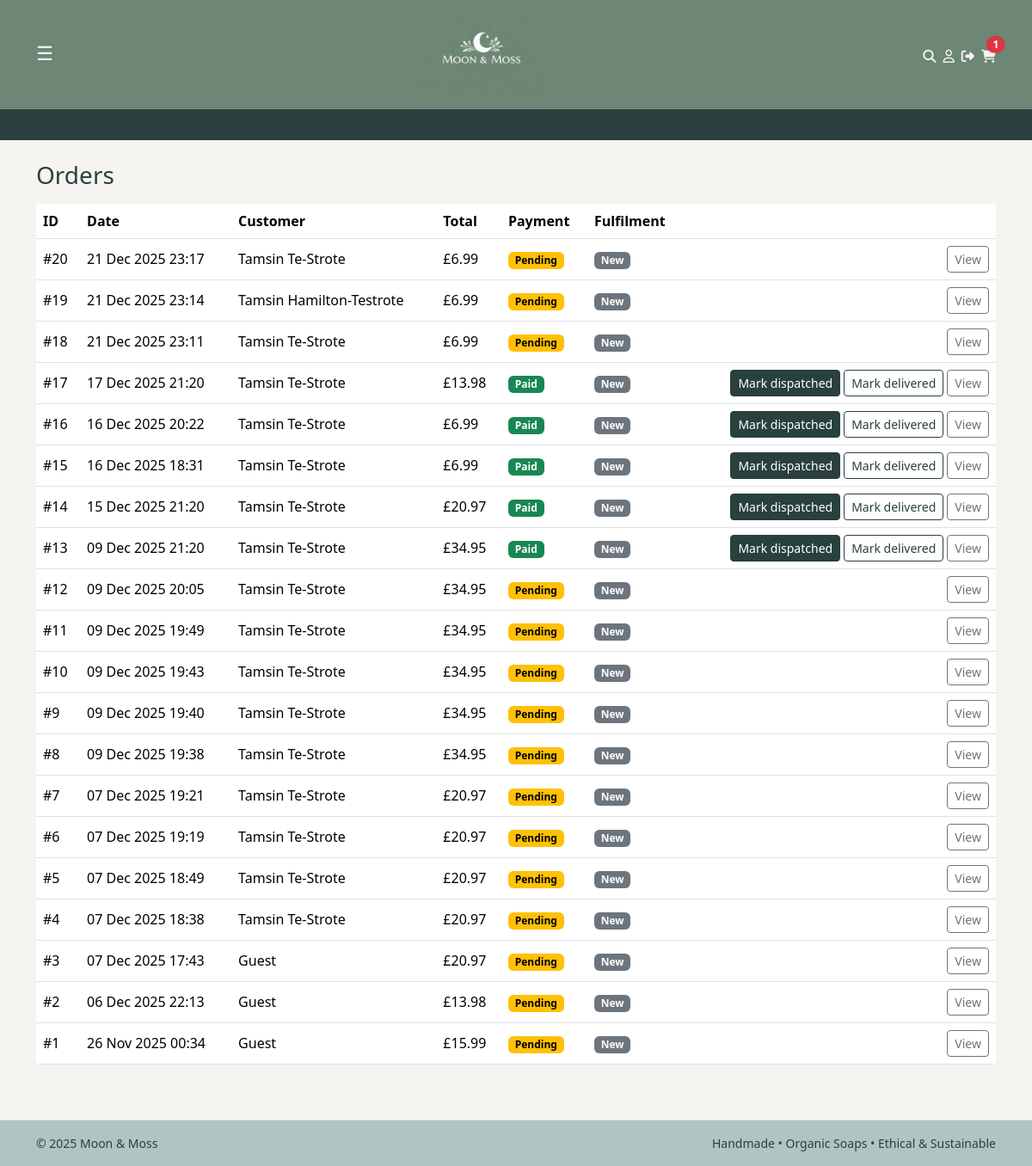
/owner/orders/ (signed in), run on the app's committed database.
### checkout/models.py (models this page shows, shortened)
class Order(models.Model):
    PENDING = "PENDING"
    PAID = "PAID"
    FAILED = "FAILED"
    NEW = "NEW"
    DISPATCHED = "DISPATCHED"
    DELIVERED = "DELIVERED"
    CANCELLED = "CANCELLED"
    STATUS_CHOICES = [
        (PENDING, "Pending"),
        (PAID, "Paid"),
        (FAILED, "Failed"),
    ]
    FULFILMENT_CHOICES = [
        (NEW, "New"),
        (DISPATCHED, "Dispatched"),
        (DELIVERED, "Delivered"),
        (CANCELLED, "Cancelled"),
    ]
    user = models.ForeignKey(
        settings.AUTH_USER_MODEL,
        on_delete=models.SET_NULL,
        null=True,
        blank=True,
        related_name="orders",
    )
    full_name = models.CharField(max_length=100, blank=True)
    email = models.EmailField(blank=True)
    address_line1 = models.CharField(max_length=255, blank=True)
    address_line2 = models.CharField(max_length=255, blank=True)
    city = models.CharField(max_length=100, blank=True)
    postcode = models.CharField(max_length=20, blank=True)
    status = models.CharField(
        max_length=10,
        choices=STATUS_CHOICES,
        default=PENDING,
    )
    total = models.DecimalField(max_digits=8, decimal_places=2)
    stripe_session_id = models.CharField(max_length=255, blank=True)
    created_at = models.DateTimeField(auto_now_add=True)
    stock_deducted = models.BooleanField(default=False)
    fulfilment_status = models.CharField(
        max_length=12,
        choices=FULFILMENT_CHOICES,
        default=NEW,
    )
    dispatched_at = models.DateTimeField(null=True, blank=True)
    delivered_at = models.DateTimeField(null=True, blank=True)
    cancelled_at = models.DateTimeField(null=True, blank=True)

### owner/views.py (the view)
# urls.py: path("orders/", views.my_orders, name="my_orders"),
@staff_member_required
def orders(request):
    qs = Order.objects.all().order_by("-created_at")
    return render(request, "owner/orders.html", {"orders": qs})

### cart/context_processors.py (called while the page is built)
def cart_count(request):
    cart = get_or_create_cart(request)
    try:
        count = sum(i.qty for i in cart.items.all())
    except Exception:
        count = 0
    return {"cart_count": count}

### cart/utils.py (called while the page is built)
def get_or_create_cart(request):
    if not request.session.session_key:
        request.session.create()
    request.session.set_expiry(60 * 60 * 24 * 14)
    session_key = request.session.session_key
    if request.user.is_authenticated:
        cart, _ = Cart.objects.get_or_create(
            user=request.user,
            defaults={"session_key": session_key},
        )
    else:
        cart, _ = Cart.objects.get_or_create(
            user=None,
            session_key=session_key,
        )
    return cart

### owner/templates/owner/orders.html (shortened to what this page needs)
{% extends "base.html" %}
{% block content %}
<h1 class="h3 mb-3">Orders</h1>
<div class="table-responsive">
  <table class="table align-middle">
    <thead>
      <tr>
        <th>ID</th>
        <th>Date</th>
        <th>Customer</th>
        <th>Total</th>
        <th>Payment</th>
        <th>Fulfilment</th>
        <th class="text-end"></th>
      </tr>
    </thead>
    <tbody>
      {% for o in orders %}
      <tr>
        <td>#{{ o.id }}</td>
        <td>{{ o.created_at|date:"d M Y H:i" }}</td>
        <td>{{ o.full_name|default:o.email|default:"Guest" }}</td>
        <td>£{{ o.total }}</td>
        <td>
          {% if o.status == "PAID" %}
            <span class="badge text-bg-success">Paid</span>
          {% elif o.status == "PENDING" %}
            <span class="badge text-bg-warning">Pending</span>
          {% else %}
            <span class="badge text-bg-danger">Failed</span>
          {% endif %}
        </td>
        <td>
          {% if o.fulfilment_status == "NEW" %}
            <span class="badge text-bg-secondary">New</span>
          {% elif o.fulfilment_status == "DISPATCHED" %}
            <span class="badge text-bg-info">Dispatched</span>
          {% elif o.fulfilment_status == "DELIVERED" %}
            <span class="badge text-bg-success">Delivered</span>
          {% elif o.fulfilment_status == "CANCELLED" %}
            <span class="badge text-bg-dark">Cancelled</span>
          {% else %}
            <span class="badge text-bg-light">—</span>
          {% endif %}
        </td>
        <td class="text-end">
          <div class="d-inline-flex gap-1">
            {% if o.status == "PAID" %}
              {% if o.fulfilment_status == "NEW" %}
                <form method="post" action="{% url 'owner_order_set_fulfilment' o.id 'DISPATCHED' %}">
                  <button class="btn btn-sm btn-mm" type="submit">Mark dispatched</button>
                </form>
              {% endif %}
              {% if o.fulfilment_status != "DELIVERED" and o.fulfilment_status != "CANCELLED" %}
                <form method="post" action="{% url 'owner_order_set_fulfilment' o.id 'DELIVERED' %}">
                  <button class="btn btn-sm btn-mm-outline" type="submit">Mark delivered</button>
                </form>
              {% endif %}
            {% endif %}
            <a class="btn btn-sm btn-outline-secondary" href="{% url 'owner_order_detail' o.id %}">View</a>
          </div>
        </td>
      </tr>
      {% empty %}
      <tr>
        <td colspan="7" class="text-muted py-4">No orders yet.</td>
      </tr>
      {% endfor %}
    </tbody>
  </table>
</div>
{% endblock %}

### static/css/main.css (style rules this page uses)
body { background-color: #f6f4f0; color: #333333; font-family: system-ui, -apple-system, BlinkMacSystemFont, "Segoe UI", sans-serif; }
h1, .h1, h2, .h2, h3, .h3 { color: #29403e; }
a { color: #29403e; }
.btn-mm { --bs-btn-bg: #29403e; --bs-btn-border-color: #29403e; --bs-btn-color: #fff; --bs-btn-hover-bg: #6D8675; --bs-btn-hover-border-color: #6D8675; }
.btn-mm-outline { --bs-btn-color: #29403e; --bs-btn-border-color: #29403e; --bs-btn-hover-bg: #29403e; --bs-btn-hover-border-color: #29403e; --bs-btn-hover-color: #fff; }

### data on the page
Order: id "20", created_at "21 Dec 2025 23:17", full_name "Tamsin Te-Strote", total "6.99", status "Pending", fulfilment_status "New"
Order: id "19", created_at "21 Dec 2025 23:14", full_name "Tamsin Hamilton-Testrote", total "6.99", status "Pending", fulfilment_status "New"
Order: id "18", created_at "21 Dec 2025 23:11", full_name "Tamsin Te-Strote", total "6.99", status "Pending", fulfilment_status "New"
Order: id "17", created_at "17 Dec 2025 21:20", full_name "Tamsin Te-Strote", total "13.98", status "Paid", fulfilment_status "New"
Order: id "16", created_at "16 Dec 2025 20:22", full_name "Tamsin Te-Strote", total "6.99", status "Paid", fulfilment_status "New"
Order: id "15", created_at "16 Dec 2025 18:31", full_name "Tamsin Te-Strote", total "6.99", status "Paid", fulfilment_status "New"
Order: id "14", created_at "15 Dec 2025 21:20", full_name "Tamsin Te-Strote", total "20.97", status "Paid", fulfilment_status "New"
Order: id "13", created_at "09 Dec 2025 21:20", full_name "Tamsin Te-Strote", total "34.95", status "Paid", fulfilment_status "New"
Order: id "12", created_at "09 Dec 2025 20:05", full_name "Tamsin Te-Strote", total "34.95", status "Pending", fulfilment_status "New"
Order: id "11", created_at "09 Dec 2025 19:49", full_name "Tamsin Te-Strote", total "34.95", status "Pending", fulfilment_status "New"
Order: id "10", created_at "09 Dec 2025 19:43", full_name "Tamsin Te-Strote", total "34.95", status "Pending", fulfilment_status "New"
Order: id "9", created_at "09 Dec 2025 19:40", full_name "Tamsin Te-Strote", total "34.95", status "Pending", fulfilment_status "New"
Order: id "8", created_at "09 Dec 2025 19:38", full_name "Tamsin Te-Strote", total "34.95", status "Pending", fulfilment_status "New"
Order: id "7", created_at "07 Dec 2025 19:21", full_name "Tamsin Te-Strote", total "20.97", status "Pending", fulfilment_status "New"
Order: id "6", created_at "07 Dec 2025 19:19", full_name "Tamsin Te-Strote", total "20.97", status "Pending", fulfilment_status "New"
Order: id "5", created_at "07 Dec 2025 18:49", full_name "Tamsin Te-Strote", total "20.97", status "Pending", fulfilment_status "New"
Order: id "4", created_at "07 Dec 2025 18:38", full_name "Tamsin Te-Strote", total "20.97", status "Pending", fulfilment_status "New"
Order: id "3", created_at "07 Dec 2025 17:43", full_name "Guest", total "20.97", status "Pending", fulfilment_status "New"
Order: id "2", created_at "06 Dec 2025 22:13", full_name "Guest", total "13.98", status "Pending", fulfilment_status "New"
Order: id "1", created_at "26 Nov 2025 00:34", full_name "Guest", total "15.99", status "Pending", fulfilment_status "New"

### other printed values
{{ cart_count|default:0 }} "1"
{{ now|default:"2025" }} "2025"
